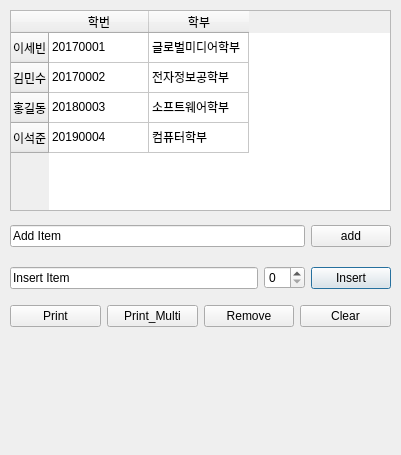
<?xml version="1.0" encoding="UTF-8"?>
<ui version="4.0">
 <class>Dialog</class>
 <widget class="QDialog" name="Dialog">
  <property name="geometry">
   <rect>
    <x>0</x>
    <y>0</y>
    <width>401</width>
    <height>455</height>
   </rect>
  </property>
  <property name="windowTitle">
   <string>Dialog</string>
  </property>
  <widget class="QWidget" name="layoutWidget">
   <property name="geometry">
    <rect>
     <x>10</x>
     <y>260</y>
     <width>381</width>
     <height>36</height>
    </rect>
   </property>
   <layout class="QHBoxLayout" name="horizontalLayout_2">
    <item>
     <widget class="QLineEdit" name="line_insertItem">
      <property name="text">
       <string>Insert Item</string>
      </property>
     </widget>
    </item>
    <item>
     <widget class="QSpinBox" name="spin_insertRow"/>
    </item>
    <item>
     <widget class="QPushButton" name="btn_insertItem">
      <property name="text">
       <string>Insert</string>
      </property>
     </widget>
    </item>
   </layout>
  </widget>
  <widget class="QWidget" name="layoutWidget">
   <property name="geometry">
    <rect>
     <x>10</x>
     <y>220</y>
     <width>381</width>
     <height>33</height>
    </rect>
   </property>
   <layout class="QHBoxLayout" name="horizontalLayout">
    <item>
     <widget class="QLineEdit" name="line_addItem">
      <property name="text">
       <string>Add Item</string>
      </property>
     </widget>
    </item>
    <item>
     <widget class="QPushButton" name="btn_addItem">
      <property name="text">
       <string>add</string>
      </property>
     </widget>
    </item>
   </layout>
  </widget>
  <widget class="QWidget" name="layoutWidget">
   <property name="geometry">
    <rect>
     <x>10</x>
     <y>300</y>
     <width>381</width>
     <height>32</height>
    </rect>
   </property>
   <layout class="QHBoxLayout" name="horizontalLayout_3">
    <item>
     <widget class="QPushButton" name="btn_printItem">
      <property name="text">
       <string>Print</string>
      </property>
     </widget>
    </item>
    <item>
     <widget class="QPushButton" name="btn_printMultiItems">
      <property name="text">
       <string>Print_Multi</string>
      </property>
     </widget>
    </item>
    <item>
     <widget class="QPushButton" name="btn_removeItem">
      <property name="text">
       <string>Remove</string>
      </property>
     </widget>
    </item>
    <item>
     <widget class="QPushButton" name="btn_clearItem">
      <property name="text">
       <string>Clear</string>
      </property>
     </widget>
    </item>
   </layout>
  </widget>
  <widget class="QTableWidget" name="tableWidget_Test">
   <property name="geometry">
    <rect>
     <x>10</x>
     <y>10</y>
     <width>381</width>
     <height>201</height>
    </rect>
   </property>
   <property name="dragDropMode">
    <enum>QAbstractItemView::InternalMove</enum>
   </property>
   <property name="alternatingRowColors">
    <bool>false</bool>
   </property>
   <property name="selectionBehavior">
    <enum>QAbstractItemView::SelectItems</enum>
   </property>
   <property name="sortingEnabled">
    <bool>false</bool>
   </property>
   <property name="rowCount">
    <number>4</number>
   </property>
   <row>
    <property name="text">
     <string>이세빈</string>
    </property>
   </row>
   <row>
    <property name="text">
     <string>김민수</string>
    </property>
   </row>
   <row>
    <property name="text">
     <string>홍길동</string>
    </property>
   </row>
   <row>
    <property name="text">
     <string>이석준</string>
    </property>
   </row>
   <column>
    <property name="text">
     <string>학번</string>
    </property>
   </column>
   <column>
    <property name="text">
     <string>학부</string>
    </property>
   </column>
   <item row="0" column="0">
    <property name="text">
     <string>20170001</string>
    </property>
   </item>
   <item row="0" column="1">
    <property name="text">
     <string>글로벌미디어학부</string>
    </property>
   </item>
   <item row="1" column="0">
    <property name="text">
     <string>20170002</string>
    </property>
   </item>
   <item row="1" column="1">
    <property name="text">
     <string>전자정보공학부</string>
    </property>
   </item>
   <item row="2" column="0">
    <property name="text">
     <string>20180003</string>
    </property>
   </item>
   <item row="2" column="1">
    <property name="text">
     <string>소프트웨어학부</string>
    </property>
   </item>
   <item row="3" column="0">
    <property name="text">
     <string>20190004</string>
    </property>
   </item>
   <item row="3" column="1">
    <property name="text">
     <string>컴퓨터학부</string>
    </property>
   </item>
  </widget>
 </widget>
 <resources/>
 <connections/>
</ui>
